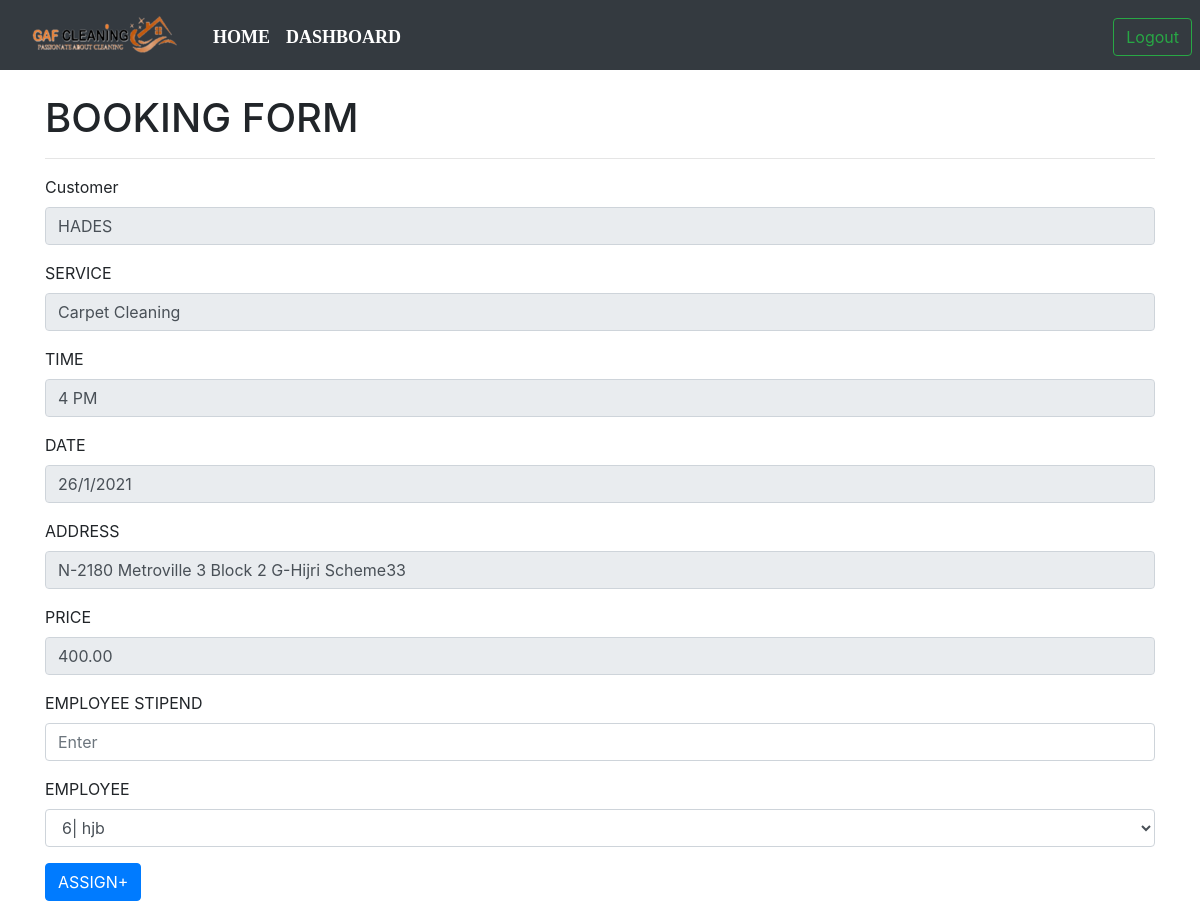
Page /assignEmp/2/ (signed in) on the committed database.
### users/models.py (models this page shows, shortened)
class booking(models.Model):
    service = models.ForeignKey(ServiceDetails, null=True, blank=True, on_delete=models.CASCADE)
    address = models.CharField(max_length=50)
    time = models.CharField(max_length=50)
    date = models.CharField(max_length=50)
    status = models.CharField(max_length=50)
    customer = models.ForeignKey(Customer,null=True, blank=True, on_delete=models.CASCADE)
    stipend = models.CharField(max_length=50, null=True, blank=True)
    employee = models.ForeignKey(Employee2, null=True, blank=True, on_delete=models.CASCADE)
    profit = models.CharField(max_length=50, null=True, blank=True)

class Customer(models.Model):
    name = models.CharField(max_length=50)
    email = models.CharField(max_length=50)
    fax = models.CharField(max_length=50)
    user = models.OneToOneField(User, blank=True, null=True, on_delete = models.CASCADE)

### pages/models.py (models this page shows, shortened)
class ServiceDetails(models.Model):
    name = models.CharField(max_length=50)
    price = models.DecimalField(max_digits=10, decimal_places=2)
    image = models.ImageField(null=True, blank=True)

### pages/views.py (the view, shortened to what this page needs)
# urls.py: path("assignEmp/<int:order_id>/",assignForm ,name="assign"),
def assignForm(request, order_id):
    if "Admin" in [g.name for g in request.user.groups.all()]:
        order=booking.objects.get(id=order_id)
        employees = Employee2.objects.all()
        context={
            "order":order,
            "employees":employees
        }
        return render(request, "assignEmpForm.html", context)
    else:
        return redirect('home')

### templates/assignEmpForm.html (shortened to what this page needs)
{% load static %}
<!DOCTYPE html>
<html lang="en">
<head>
    <link rel="stylesheet" href="{% static 'header.css' %}">
    <link rel="stylesheet" href="https://cdnjs.cloudflare.com/ajax/libs/animate.css/3.7.2/animate.min.css">
    <link rel="stylesheet" href="https://maxcdn.bootstrapcdn.com/bootstrap/4.0.0/css/bootstrap.min.css" >
</head>
<body>
  <nav class="navbar navbar-expand-lg navbar-dark bg-dark">
  <div class="container-fluid mt-1">
    <a href="{% url 'home' %}" class="pull-left" ><img src="{% static 'images/logo1.png' %}"></a>
    <div class="collapse navbar-collapse" id="navbarSupportedContent">
      <ul class="navbar-nav me-auto mb-2 mb-lg-0 mx-4">
        <li class="nav-item">
          <a class="nav-link active" aria-current="page" href="{% url 'home' %}">Home</a>
        </li>
        <li class="nav-item">
          <a class="nav-link active" aria-current="page" href="{% url 'dashboard' %}">Dashboard</a>
        </li>
	    </ul>
        <div class="btn-group mx-2" role="group" aria-label="Basic outlined example"  style="position: absolute; right: 0;">
          <a href="{% url 'logout' %}"><button type="button" class="btn btn-outline-success">Logout</button></a>
        </div>
    </div>
  </div>
</nav>
<div class="container">
    <br />
    <h1> BOOKING FORM </h1>
    <hr />
<form method="POST"> {% csrf_token %}
    <div class="form-group">
      <label for="exampleInputEmail1">Customer</label>
      <input type="text" readonly value="{{ order.customer.name }}" class="form-control" id="exampleInputEmail1" placeholder="Enter ">
    </div>
    <div class="form-group">
        <label for="exampleInputEmail1">SERVICE</label>
        <input type="text" readonly value="{{ order.service.name }}" class="form-control" id="exampleInputEmail1" placeholder="Enter ">
    </div>
    <div class="form-group">
        <label for="exampleInputEmail1">TIME</label>
        <input type="text" readonly value="{{ order.time }}" class="form-control" id="exampleInputEmail1" placeholder="Enter ">
    </div>
    <div class="form-group">
        <label for="exampleInputEmail1">DATE</label>
        <input type="text" readonly value="{{ order.date }}" class="form-control" id="exampleInputEmail1" placeholder="Enter ">
    </div>
    <div class="form-group">
        <label for="exampleInputEmail1">ADDRESS</label>
        <input type="text" readonly value="{{ order.address }}" class="form-control" id="exampleInputEmail1" placeholder="Enter ">
    </div>
    <div class="form-group">
        <label for="exampleInputEmail1">PRICE</label>
        <input type="text" readonly value="{{ order.service.price }}" class="form-control" id="exampleInputEmail1" placeholder="Enter ">
    </div>
    <div class="form-group">
        <label for="exampleInputEmail1">EMPLOYEE STIPEND</label>
        <input type="text" name="stipend" class="form-control" id="exampleInputEmail1" placeholder="Enter ">
    </div>
    <div class="form-group">
        <label for="exampleFormControlSelect1">EMPLOYEE</label>
      <select name="employee" class="form-control disabled" id="exampleFormControlSelect1">
          {% for employee in employees %}
            <option>{{ employee.id }}| {{ employee.customer.first_name }}</option>
            {% endfor %}
    </select>
</div>
    <input type="submit" class="btn btn-primary" value="ASSIGN+" />
  </form>
</div>

### static/header.css (style rules this page uses)
.navbar-nav a { font-family: consolas; font-size: 18px; text-transform: uppercase; font-weight: bold; }
.navbar-nav { text-align: center; }
.nav-link { padding: .2rem 1rem; }
button { color: #f06e03; padding: 10px 25px; background: transparent; border: 3px solid rgb(0, 0, 0); border-radius: 20px; outline: none; cursor: pointer; }
body { padding: 0; margin: 0; background-color: #17141d; color: white; font-family: 'DM Mono', monospace; }

### rows in the picture
booking: customer.name "HADES", service.name "Carpet Cleaning", time "4 PM", date "26/1/2021", address "N-2180 Metroville 3 Block 2 G-Hijri Scheme33", service.price "400.00"

### other values in the picture
form field employee "6| hjb"
